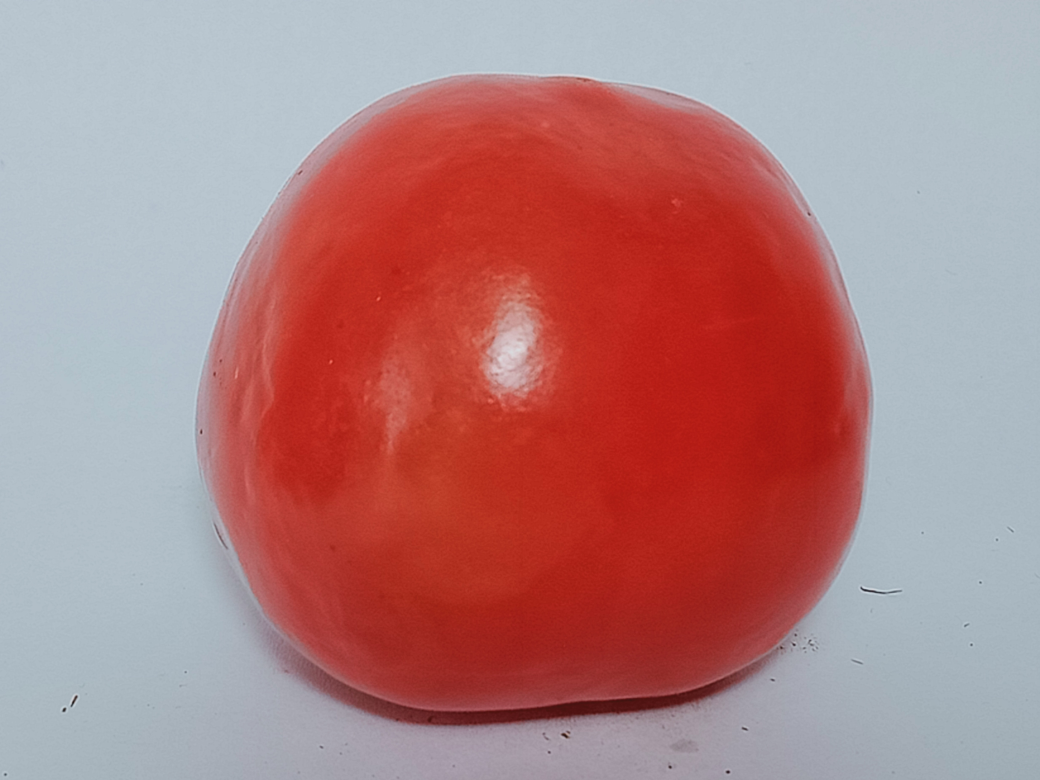
%> input picture matang (11).jpg, 4160 x 3120 px (shown at 1/4 size)
$ octave hsv.m   (GNU Octave 9; MATLAB toolbox functions it lacks are replaced by stand-ins)
%> lines starting %> are read from the running program, lines starting %| are printed output that depends on the picture
clc; clear; close all; warning off all;


% membaca file rgb
%     Img = imread(fullfile(nama_folder, nama_file(n).name));
    Img = imread('matang (11).jpg');
    figure, imshow(Img)

    %croping
    rgbImage = imcrop(Img,[1300 1000 1500 1500]);
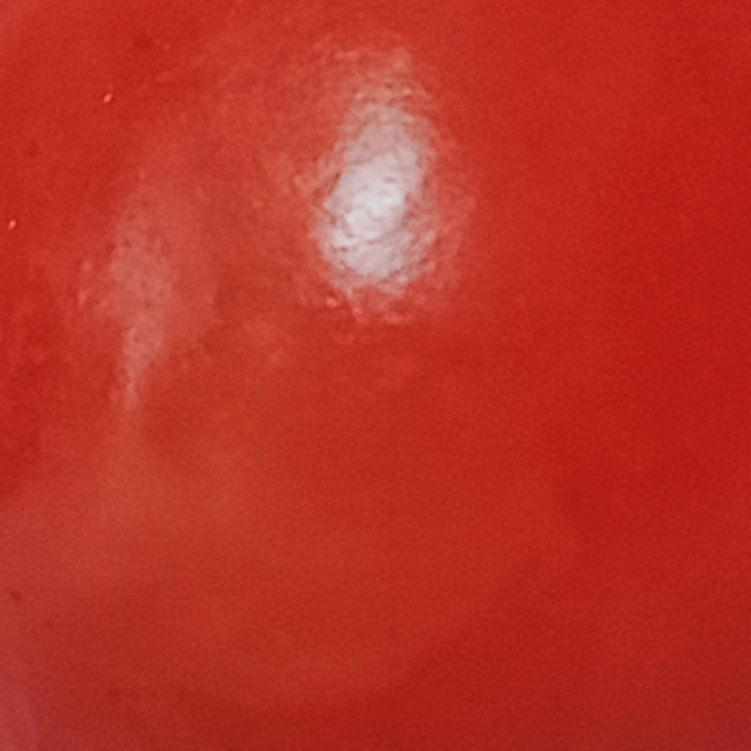
%> rgbImage: size 1501x1501x3 uint8 (shown at 1/2 size); mean R, G, B 185, 50, 38.3
    figure, imshow(rgbImage)

    % ekstraksi ciri
    % RGB to HSV
    HSV = rgb2hsv(rgbImage);
%> HSV: size 1501x1501x3 double; mean H, S, V 0.0223, 0.796, 0.726
    figure, imshow(HSV)

    % ekstrak R G B
    H = mean(mean(HSV(:,:,1)));
%> H = 0.0223
    S = mean(mean(HSV(:,:,2)));
%> S = 0.796
    V = mean(mean(HSV(:,:,3)));
%> V = 0.726

$ run again, with matang (12).jpg copied over matang (11).jpg
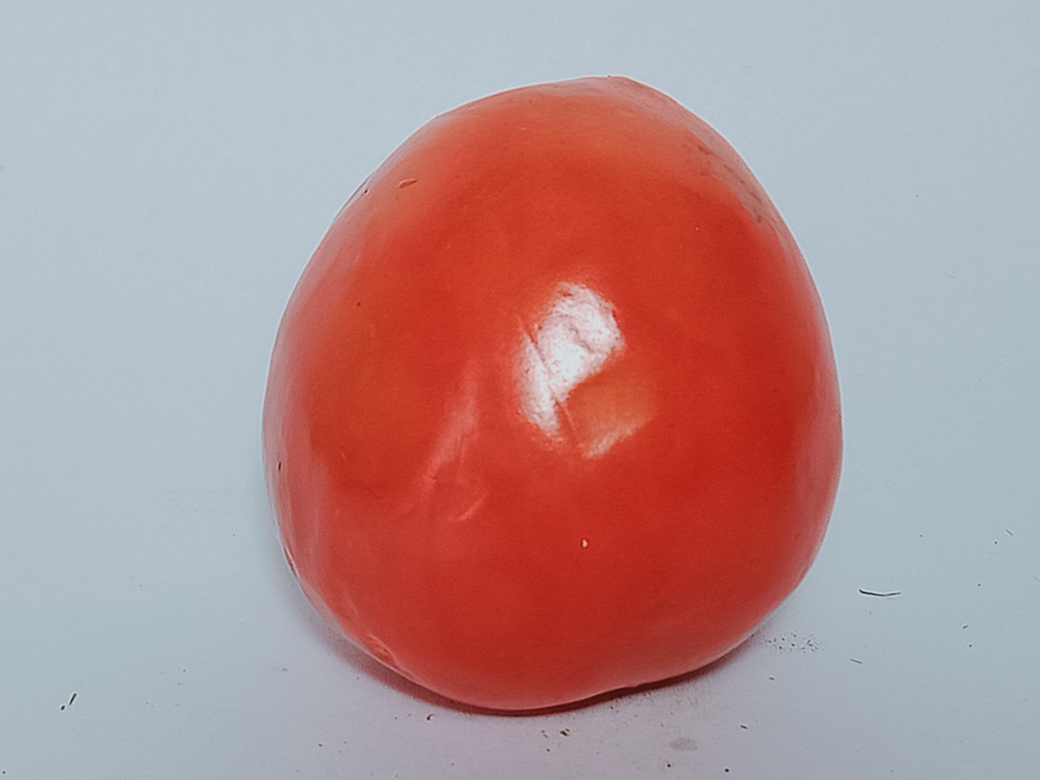
%> input picture matang (12).jpg, 4160 x 3120 px (shown at 1/4 size)
%> `rgbImage = imcrop(Img,[1300 1000 1500 1500]);`:
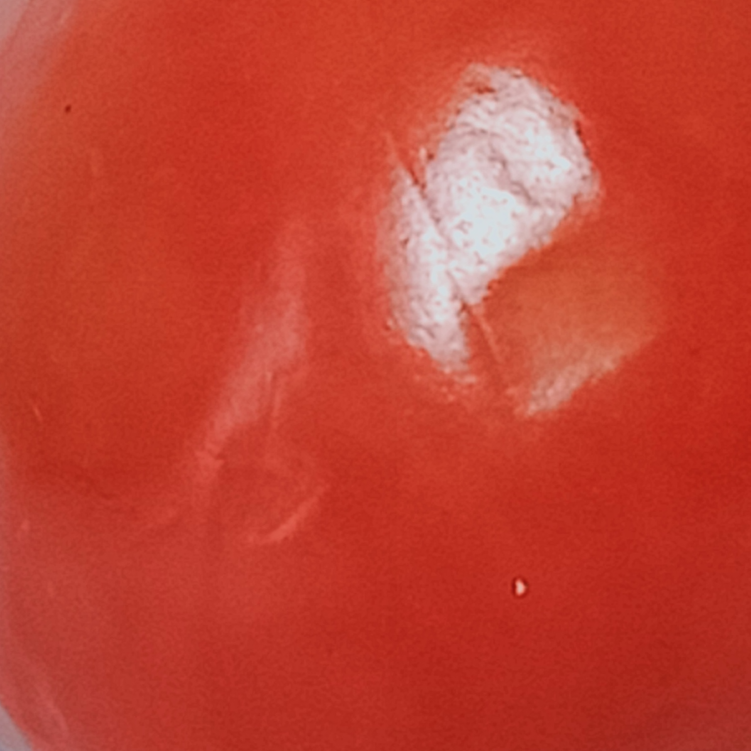
%> rgbImage: size 1501x1501x3 uint8 (shown at 1/2 size); mean R, G, B 193.5, 66, 50.9
%> HSV: size 1501x1501x3 double; mean H, S, V 0.0453, 0.743, 0.759
%> H = 0.0453
%> S = 0.743
%> V = 0.759

$ run again, with 1.jpg copied over matang (11).jpg
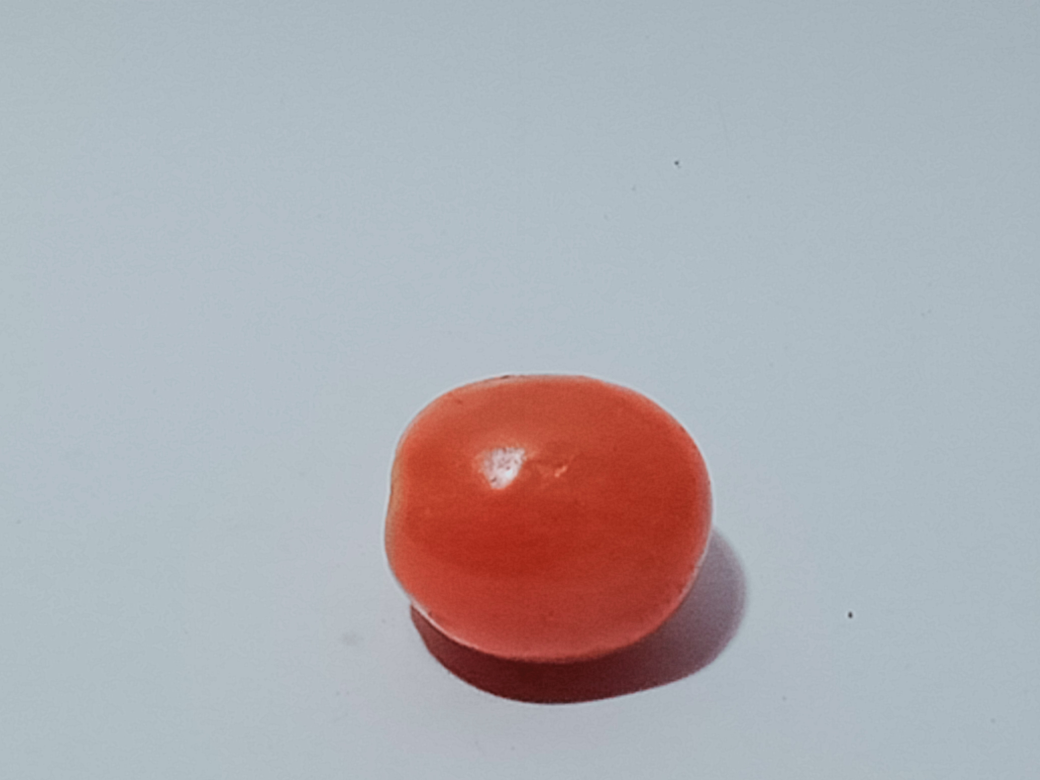
%> input picture 1.jpg, 4160 x 3120 px (shown at 1/4 size)
%> `rgbImage = imcrop(Img,[1300 1000 1500 1500]);`:
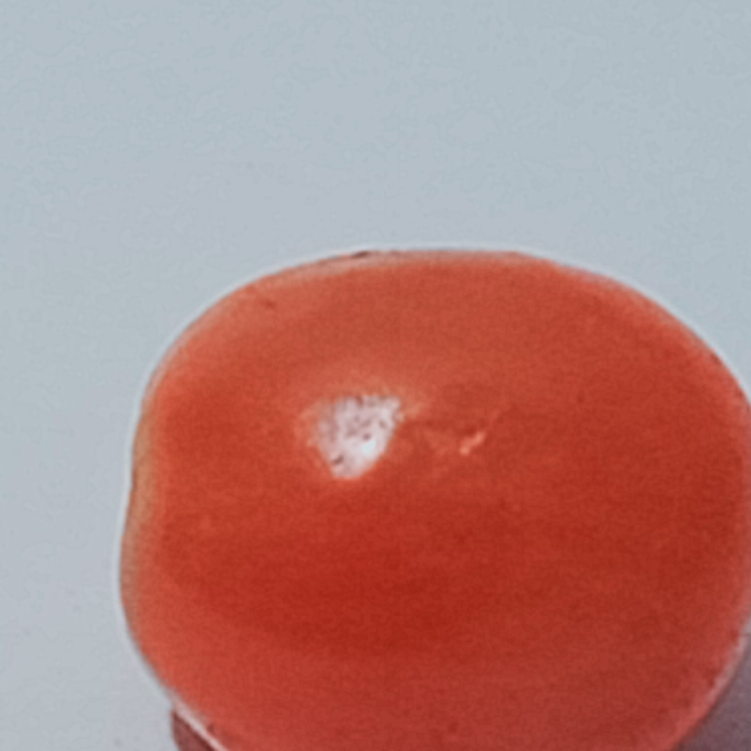
%> rgbImage: size 1501x1501x3 uint8 (shown at 1/2 size); mean R, G, B 179.1, 129.3, 125.1
%> HSV: size 1501x1501x3 double; mean H, S, V 0.304, 0.401, 0.738
%> H = 0.304
%> S = 0.401
%> V = 0.738

$ run again, with 2.jpg copied over matang (11).jpg
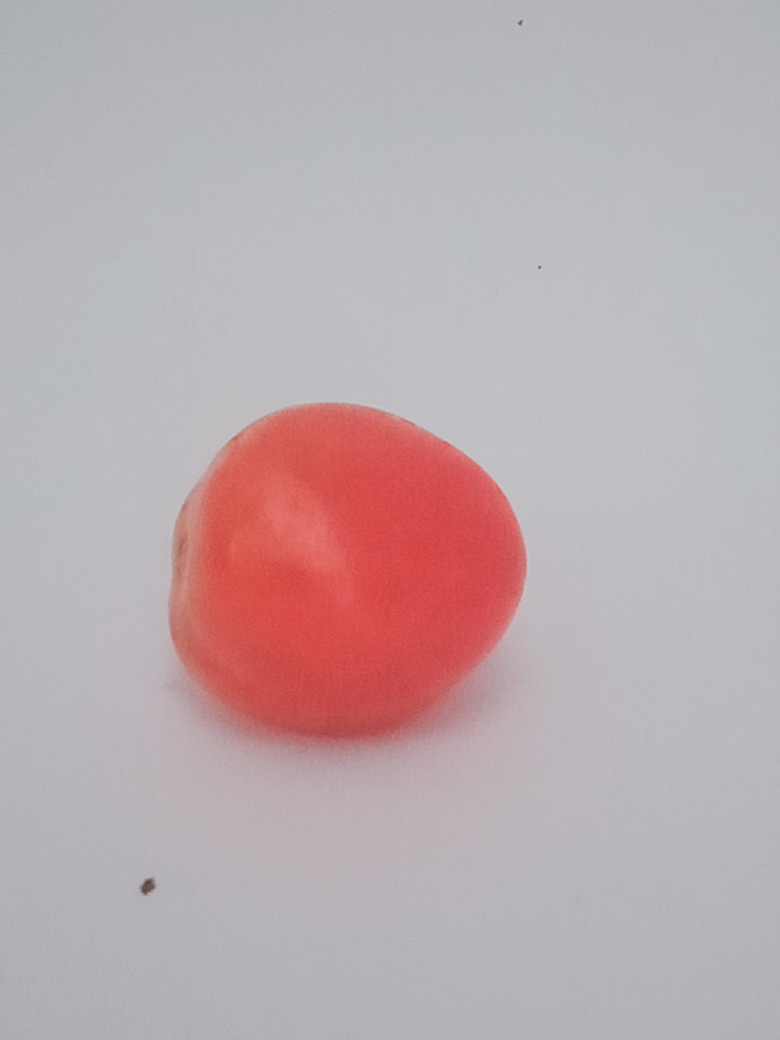
%> input picture 2.jpg, 3120 x 4160 px (shown at 1/4 size)
%> `rgbImage = imcrop(Img,[1300 1000 1500 1500]);`:
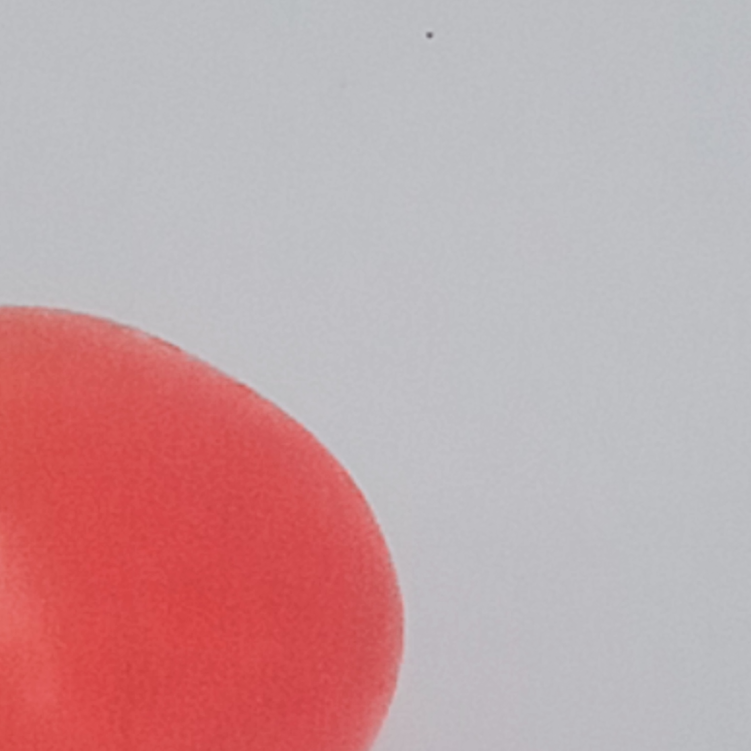
%> rgbImage: size 1501x1501x3 uint8 (shown at 1/2 size); mean R, G, B 196.3, 162.1, 165.2
%> HSV: size 1501x1501x3 double; mean H, S, V 0.613, 0.181, 0.783
%> H = 0.613
%> S = 0.181
%> V = 0.783
